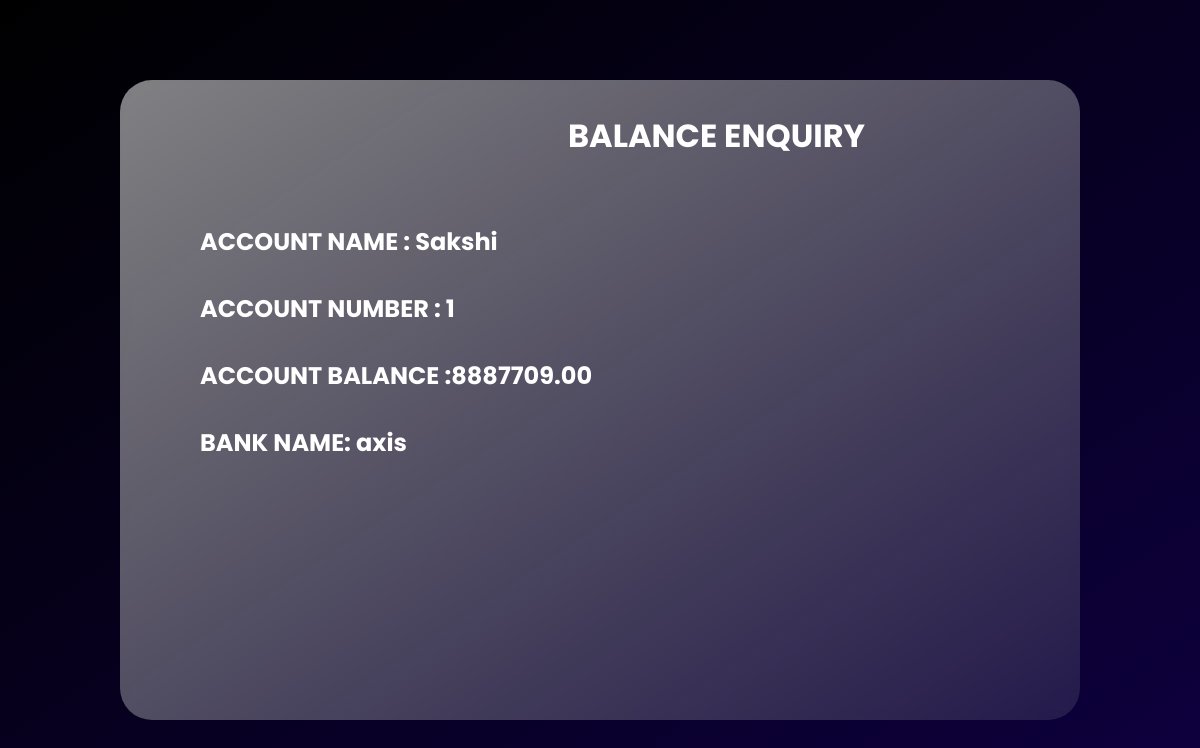
The page /balenquiry (signed in) on the database its author committed.
### app/models.py (models this page shows, shortened)
class Account(models.Model):
    BANK_NAMES = (
        ("axis", "Axis Bank"),
        ("sbi", "State Bank of India"),
        ("pnb", "Punjab National Bank"),
        ("icici", "ICICI Bank"),
        ("hdfc", "HDFC Bank"),
        ("citi", "Citi Bank"),
        ("indus", "IndusInd Bank"),
        ("idbi", "IDBI Bank"),
        ("bob", "Bank of Baroda"),
    )
    account_id = models.AutoField(primary_key=True)
    user = models.OneToOneField(User, on_delete=models.CASCADE)
    name = models.CharField(max_length=100)
    bank_name = models.CharField(
        max_length=100, choices=BANK_NAMES, default="axis")
    pin = models.CharField(max_length=4)
    balance = models.DecimalField(max_digits=10, decimal_places=2)

### app/views.py (the view)
# urls.py: path('balenquiry', views.balenquiry, name='balenquiry'),
def balenquiry(request):
    username = request.session['username']
    user = User.objects.get(username=username)
    account = Account.objects.get(user=user)
    if account:
        return render(request, 'balenquiry.html', {
            "account": account
        })
    return render(request, 'balenquiry.html')

### app/templates/balenquiry.html (shortened to what this page needs)
{% load static %}
<html lang="en">
<head>
    <link rel="stylesheet" href="{% static 'css/lang.css' %}">
</head>
<body>
    <main>
        <section class="glass">
            <div class='text-box'>
            <h1 class='title'>BALANCE ENQUIRY</h1>
            <center>
            <div class="form-group">
            <h2 class="subtitle"> ACCOUNT NAME : {{account.name}} </h2>
            <h2 class="subtitle"> ACCOUNT NUMBER : {{account.account_id}} </h2>
            <h2 class="subtitle"> ACCOUNT BALANCE :{{account.balance}} </h2>
            <h2 class="subtitle"> BANK NAME: {{account.bank_name}} </h2>
            </div>
            </center>
            </div>
        </section>
    </main>
</body>
</html>

### app/static/css/lang.css (style rules this page uses)
* { margin: 0; padding: 0; box-sizing: 0; }
main { min-height: 100vh; background: linear-gradient(to right bottom, rgb(0, 0, 0), rgb(14, 0, 63)); display: flex; align-items: center; justify-content: center; }
.glass { background: white; height: 80vh; width: 70%; background: linear-gradient(to right bottom, rgba(255, 255, 255, 0.5), rgba(255, 255, 255, 0.1)); border-radius: 2rem; z-index: 3; backdrop-filter: blur(0.3rem); display: flex; flex-direction: column; }
.title { padding-left: 20rem; padding-top: 2rem; font-family: poppins; color: white; font-size: 2rem; }

### app/templates/balenquiry.html (style rules this page uses)
* { margin: 0; padding: 0; box-sizing: 0; }
main { min-height: 100vh; background: linear-gradient(to right bottom, rgb(0, 0, 0), rgb(14, 0, 63)); display: flex; align-items: center; justify-content: center; }
.glass { background: white; height: 80vh; width: 80%; background: linear-gradient(to right bottom, rgba(255, 255, 255, 0.5), rgba(255, 255, 255, 0.1)); border-radius: 2rem; z-index: 3; backdrop-filter: blur(0.3rem); display: flex; flex-direction: column; }
.title { padding-top: 2rem; font-family: poppins; color: white; font-size: 2rem; padding-left: 28rem; padding-bottom: 2rem; }
.subtitle { padding-left: 5rem; padding-top: 2rem; color: white; font-family: poppins; text-align: left; }

### rows shown on the page
Account: name "Sakshi", account_id "1", balance "8887709.00", bank_name "axis"
